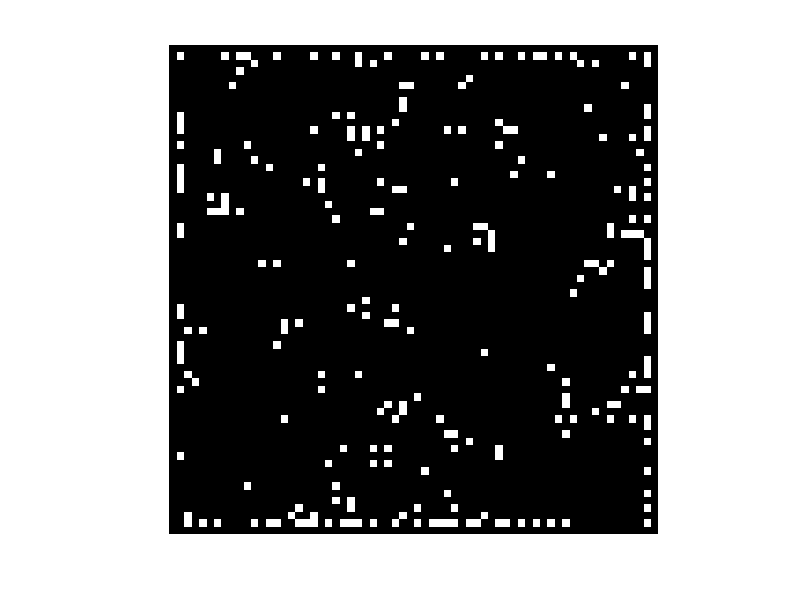

MATLAB code to generate this figure:
%%%%%%%%%%%%%%%%%%%%%%%%%%%%%%%%%%%%%%%%%%%%%%%%%%%%%%%%%%%%%%%%%
% Introduction to Scientific Computing - WBCS14003              %
%                                                               %
%  Simulate spatial pattern formation in Matlab                 %
%  via cellular automata                                        %
%                                                               %
%%%%%%%%%%%%%%%%%%%%%%%%%%%%%%%%%%%%%%%%%%%%%%%%%%%%%%%%%%%%%%%%%

clc;                                 % clear the command window 
close all                            % close open figure windows      
clear all;                           % remove items from the workspace

n=64;                                % number of cells horizontally/vertically
p=0.7;                               % probability that a cell is alive 
max_gen=100;                         % maximal number of generations

% Initialize matrix A 
imname='random';                     % name of the pattern
A=rand(n,n)<p;                       % n x n matrix A with random zeroes/ones
                                     % expected number of living cells is p (for n large)

% Print the initial fraction of living cells on the screen
fprintf('initial fraction of living cells=%f\n',sum(sum(abs(A)))/n^2);

% Display the initial pattern of living and dead cells as an image 
% The living cells are white, the dead cells black. 
figure;                              % open a figure window
imHandle = imagesc(A,[0 1]);         % display the matrix A as an image. 
                                     % The value range of A is [0 1].
colormap(gray);                      % set a gray scale color table

% Write the image to a PNG file
gen=1;                               % current generation number 
imfile = [imname,'_n=',int2str(n),'_p=',num2str(p),'_gen=',int2str(gen),'.png'];
imwrite(A, imfile);                  % write A 

% Expand matrix A to matrix A1 because of the extra borders needed
A1=zeros(n+2,n+2);                   % initialise (n+2)x(n+2) matrix with zeroes 
A1(2:n+1,2:n+1)=A;                   % Insert matrix A in matrix A1 
A2=zeros(n+2,n+2);
% Now compute the successive generations via the majority rule. 
% The algorithm should terminate as soon as no more differences 
% occur between successive generations.


%while A2 != A1 && gen<=max_gen
%  A2 = A1;
%  for j=2:n+1
%    for k=2:n+1
%      neighborSum=0;
%      q=-1;
%      for l=1:3
%        if A1(j+q,k-1) == 1
%%          neighborSum++;
 %       end
 %       if A1(j+q,k+1) == 1
 %         neighborSum++;
 %%       end
  %      if A1(j-1,k) == 1
  %        neighborSum++;
  %      end
  %%      if A1(j+1,k) == 1
   %       neighborSum++;
   %     end
   %     q++;
   %   end
   %   if neighborSum < 4
%        A1(j,k)=0;
 %     end
  %  end
%  end
%  gen++;
%  imHandle = imagesc(A,[0 1]);
%  imfile = [imname,'_n=',int2str(n),'_p=',num2str(p),'_gen=',int2str(gen),'.png'];
%  imwrite(A1, imfile);
%end

while gen < max_gen
  imshow(A1);
  neighborSum = conv2(A1, [1 1 1; 1 0 1; 1 1 1], 'same');
  A1 = double(A1 & neighborSum < 4)
  gen++;
  fprintf("%d\n",gen);
end
